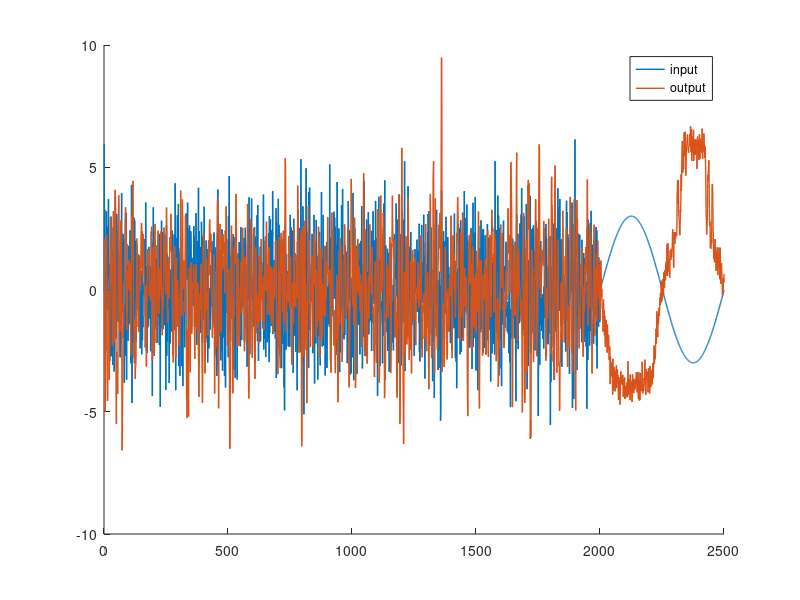

MATLAB code to generate this figure: (Note: this script raises an error after producing the figure.)
%% First example
% This code reproduces the first example of the paper "Learning-Based 
% Optimal Control with Performance Guarantees for Unknown Systems with 
% Latent States", available as pre-print on arXiv, 
% https://arxiv.org/abs/2303.17963.

% Clear
clear;
clc;
close all;

% Specify seed (for reproducible results)
rng(15);

%% Model parameters
% Number of states etc.
n_x = 2; % number of states
n_u = 1; % number of control inputs
n_y = 1; % number of outputs

% Define measurement model - assumed to be known
g = @(x) [1, 0]*x; % observation function
R = 0.1; % measurement noise variance

% Normally distributed initial state
x_init_mean = [2;2]; % mean
x_init_var = 0.5*ones(n_x,1); % variance

%% Learning parameters
K = 20; % number of models to be sampled
K_b = 20; % length of burn-in period
k_d = 0; % number of models to be skipped to decrease correlation (thinning)
N = 30; % number of particles of SMC algorithm

%% Priors for Q - inverse Wishart distribution
ell_Q = 5; % degrees of freedom
Lambda_Q = eye(n_x); % scale matrix

%% Basis functions and priors
% Basis functions - assumed to be known
phi = @(x,u) [x(1,:); x(2,:); u(1,:); cos(3*x(1,:)).*x(2,:); sin(2*x(2,:)).*u(1,:)];
n_phi = 5; % number of basis functions

% Parameter of the prior for A
V = diag(2*ones(n_phi,1));

% Initial A
A_init = zeros(n_x, n_phi);

%% Parameters for data generation
T = 2000; % number of steps for training
T_test = 500;  % number of steps for testing
T_all = T + T_test;

t_data = 0:T_all-1;
t_training = 1:T;
t_test = T+1:T_all;

%% Generate data
% Choose the actual system (to be learned) and generate input-output data
% of length T.
% x_t+1 = f(x_t,u_t) + N(0,Q)
% y_t = g(x_t,u_t) + N(0,R)

% Unknown system
f_true = @(x,u) [0.8*x(1)-0.5*x(2)+0.1*cos(3*x(1))*x(2);0.4*x(1)+0.5*x(2)+(1+0.3*sin(2*x(2)))*u];
Q_true = [0.03 -0.004; -0.004, 0.01];
g_true = g;
R_true = R;

% Input trajectory
u_training = mvnrnd(0,3,T)'; % u_training = 3-6*prbs(50,T);
u_test = 3*sin(2*pi*(1/T_test)*((1:T_test)-1));
u = [u_training, u_test];

% Generate data by forward simulation
x = zeros(n_x,T_all+1);
x(:,1) = normrnd(x_init_mean, x_init_var);
y = zeros(n_y,T_all);

for t = 1:T_all
    x(:,t+1) = f_true(x(:,t),u(t)) + mvnrnd(zeros(n_x,1),Q_true)';
    y(:,t) = g_true(x(:,t)) + mvnrnd(0,R_true,n_y);
end

% Split data into training and test data
u_training = u(:,1:T);
x_training = x(:,1:T+1);
y_training = y(:,1:T);

u_test = u(:,T+1:end);
x_test = x(:,T+1:end);
y_test = y(:,T+1:end);

% % Plot data
figure()
hold on
u_plot = plot(u, 'linewidth',1);
y_plot = plot(y, 'linewidth',1);
legend([u_plot, y_plot], 'input', 'output')
uistack(u_plot,'top')
ylabel('u | y')
xlabel('t')

%% Learn models
% Result: K models of the type
% x_t+1 = model{i}.A*phi(x_t,u_t) + N(0,model{i}.Q),
% where phi are the basis functions defined above.
model = particle_Gibbs(u_training, y_training, phi, V, g, R, x_init_mean, x_init_var, N, K, K_b, k_d, A_init, Lambda_Q, ell_Q, Lambda_Q);

%% Evaluate
% Test the models with the test dataset by simulating it forward in time.
test_prediction

%% Solve OCP and plot solution
% optimal_control

%% Solve OCP and determine complexity s via greedy algorithm
% optimal_control_complexity_greedy